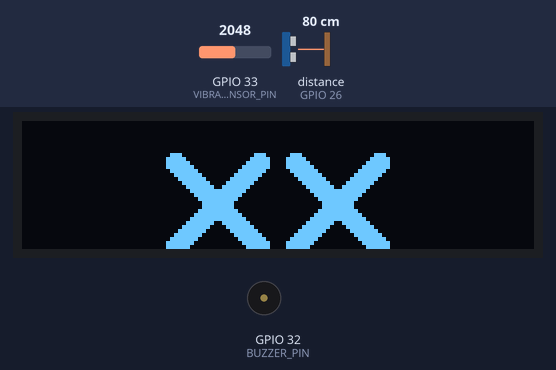
Recording of a sketch running on a simulated ESP32. Parts: 128×32 one-colour display, buzzer (waves = sounding). Wiring (inferred from the names in the program): ultrasonic range finder: trigger GPIO 25; echo GPIO 26. The test bench sets the inputs (shaded band); at power-on: GPIO 33 (VIBRATION_SENSOR_PIN) = 2048, distance to the obstacle (sensor on GPIO 26) 80 cm. The echo pulse lasts 58.3 µs per cm; random numbers use the default seed unless the sketch sets one; what the sketch prints to the serial monitor is not drawn.

Above: at 2.8 s.
2.9 s: GPIO 33 (VIBRATION_SENSOR_PIN) set to 4064
5.6 s: GPIO 33 (VIBRATION_SENSOR_PIN) set to 4095
At 6.95 s:
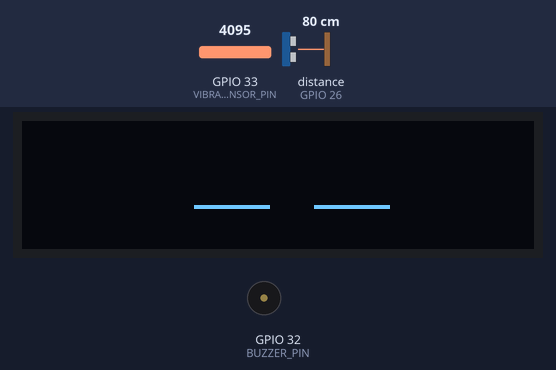
At 8.6 s:
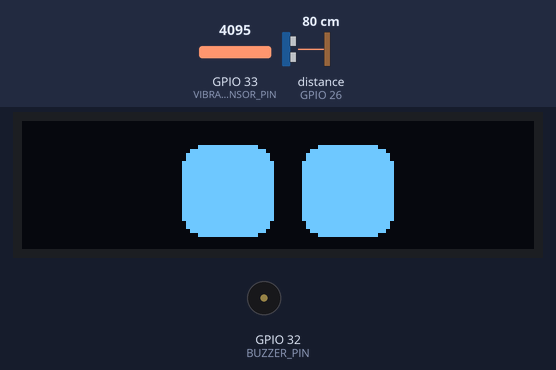
Timing chart, 0 to 10.1 s (numbered marks = the images above; inputs shaded):
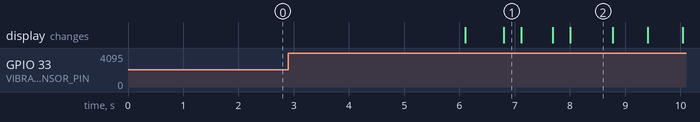

The sketch:

V2-ESP-struct-display-blink-eyes-sound-shake-distance.ino
```cpp
/**************************************************************************
 This is an example for our Monochrome OLEDs based on SSD1306 drivers

 This example is for a 128x32 pixel display using I2C to communicate
 3 pins are required to interface (two I2C and one reset).
 **************************************************************************/

/*
- Verze 2
	- Eye Structures Fixed, used.
	- Ne FreeRTOS

- Description:
	- Oci na displei, ktere mrkaji
	- pri mrknuti delaji zvuk.
	- Kdyz se zatrese, oci se zmeni na XX.
	- Distance sensor.

- Komponenty:
	- Distance sensor
	- Buzzer
	- Display
	- Vibration sensor

*/

#include <SPI.h>
#include <Wire.h>
#include <Adafruit_GFX.h>
#include <Adafruit_SSD1306.h>
#include <cstdlib>
#include <ctime>

#define SCREEN_WIDTH 128 // OLED display width, in pixels
#define SCREEN_HEIGHT 32 // OLED display height, in pixels

#define OLED_RESET     -1 // Reset pin # (or -1 if sharing Arduino reset pin)
#define SCREEN_ADDRESS 0x3C ///< See datasheet for Address; 0x3D for 128x64, 0x3C for 128x32
Adafruit_SSD1306 display(SCREEN_WIDTH, SCREEN_HEIGHT, &Wire, OLED_RESET);

#define VIBRATION_SENSOR_PIN 33
#define BUZZER_PIN 32

#define TRIG_PIN 25
#define ECHO_PIN 26


int vibration_sensor_reading;
bool shake_detected = false;


/*
 * Eye structures
*/
struct EyeShape {
	virtual ~EyeShape() = default;
  virtual void draw(u_int pos_x, u_int pos_y) = 0;
};

struct EyeShapeSquare : EyeShape
{
  private:
    u_int width;
    u_int height;
    u_int corner_radius;

  public:
	  EyeShapeSquare(u_int w, u_int h, u_int r) : width(w), height(h), corner_radius(r)
    {
      // Check that radius is not larger than half of side lenght.
      if(this->corner_radius > width/2 || this->corner_radius > height/2)
      {
        this->corner_radius = (width-1)/2;
      }
    }

    void draw(u_int pos_x, u_int pos_y) override
	  {
      // Y position needs adjustment, because square is drawn from its left top corner, and circle is from its middle.
      display.drawRoundRect(
        pos_x - this->width/2, pos_y - this->height/2,
        this->width, this->height,
        this->corner_radius,
        SSD1306_WHITE
      );
      display.fillRoundRect(
        pos_x - this->width/2, pos_y - this->height/2,
        this->width, this->height,
        this->corner_radius,
        SSD1306_INVERSE
      );
    }
};

struct EyeShapeCircle : EyeShape
{
  private:
    u_int radius;

  public:
    EyeShapeCircle(u_int radius) : radius(radius) {}

	  void draw(u_int pos_x, u_int pos_y) override
	  {
      display.drawCircle(pos_x, pos_y, this->radius, SSD1306_WHITE);
      display.fillCircle(pos_x, pos_y, this->radius, SSD1306_INVERSE);
    }
};

struct EyeShapeSleep : EyeShape
{
  private:
    u_int eye_width;

  public:
    EyeShapeSleep(u_int eye_width) : eye_width(eye_width + 2) {}

	  void draw(u_int pos_x, u_int pos_y) override
	  {
      // display.drawLine(pos_x - 12, pos_y, pos_x + 12, pos_y, SSD1306_WHITE);
      display.drawLine(pos_x - (this->eye_width / 2 - 4), pos_y, pos_x + (this->eye_width / 2 - 4), pos_y, SSD1306_WHITE);
    }

    void draw(u_int pos_x, u_int pos_y, u_int eye_width)
	  {
      display.drawLine(pos_x - (eye_width / 2 - 4), pos_y, pos_x + (eye_width / 2 - 4), pos_y, SSD1306_WHITE);
    }
};

struct EyeShapeBitmapX : EyeShape
{
  private:
    u_int bitmap_size;  // s*s pixels
    static const uint8_t EYE_X_BITMAP[] PROGMEM;

  public:
	  EyeShapeBitmapX()
    {
      this->bitmap_size = 26;
    }

    void draw(u_int pos_x, u_int pos_y) override
    {
      display.drawBitmap(
        pos_x - (this->bitmap_size / 2),
        pos_y / 2,
        this->EYE_X_BITMAP,
        this->bitmap_size, this->bitmap_size,
        1
      );
    }
};

// https://javl.github.io/image2cpp/
const uint8_t EyeShapeBitmapX::EYE_X_BITMAP[] PROGMEM = {
  // 'X_symbol, 26x26px
  0x70, 0x00, 0x03, 0x80, 0xf8, 0x00, 0x07, 0xc0, 0xfc, 0x00, 0x0f, 0xc0, 0xfe, 0x00, 0x1f, 0xc0,
  0x7f, 0x00, 0x3f, 0x80, 0x3f, 0x80, 0x7f, 0x00, 0x1f, 0xc0, 0xfe, 0x00, 0x0f, 0xe1, 0xfc, 0x00,
  0x07, 0xf3, 0xf8, 0x00, 0x03, 0xff, 0xf0, 0x00, 0x01, 0xff, 0xe0, 0x00, 0x00, 0xff, 0xc0, 0x00,
  0x00, 0x7f, 0x80, 0x00, 0x00, 0x7f, 0x80, 0x00, 0x00, 0xff, 0xc0, 0x00, 0x01, 0xff, 0xe0, 0x00,
  0x03, 0xff, 0xf0, 0x00, 0x07, 0xf3, 0xf8, 0x00, 0x0f, 0xe1, 0xfc, 0x00, 0x1f, 0xc0, 0xfe, 0x00,
  0x3f, 0x80, 0x7f, 0x00, 0x7f, 0x00, 0x3f, 0x80, 0xfe, 0x00, 0x1f, 0xc0, 0xfc, 0x00, 0x0f, 0xc0,
  0xf8, 0x00, 0x07, 0xc0, 0x70, 0x00, 0x03, 0x80
};

// Main EYE structure:
struct Eye
{
  private:
    u_int initial_pos_x;
    u_int initial_pos_y;
    u_int pos_x;
    u_int pos_y;
    struct EyeShape *eyeShape; // ◯, X, ─, ▢, ▭

  public:
    Eye(u_int init_pos_x, u_int init_pos_y, struct EyeShape *eyeShape) : initial_pos_x(init_pos_x), initial_pos_y(init_pos_y), eyeShape(eyeShape)
    {
      this->pos_x = initial_pos_x;
      this->pos_y = initial_pos_y;
    }

    void moveEye(int direction_x, int direction_y)
    {
      // TODO: Add boundaries check for display (display.height(), display.width())
      this->pos_x += direction_x;
      this->pos_y += direction_y;
    }

    void centerEye()
    {
      this->pos_x = this->initial_pos_x;
      this->pos_y = this->initial_pos_y;
    }

    void setEyeShape(struct EyeShape *eyeShape)
    {
      this->eyeShape = eyeShape;
    }

    void draw()
    {
	    this->eyeShape->draw(this->pos_x, this->pos_y);
    }

    void draw(u_int pos_x, u_int pos_y)
    {
	    this->eyeShape->draw(pos_x, pos_y);
    }

    void draw(u_int pos_x, u_int pos_y, struct EyeShape *eyeShape)
    {
	    eyeShape->draw(pos_x, pos_y);
    }

    void draw(struct EyeShape *eyeShape)
    {
      eyeShape->draw(this->pos_x, this->pos_y);
    }

    // If 2 eyes have different width, blink should reflect it and have also different width.
    // TLDR: Blink width should be eye's width.
    // void blink()
    // {
    //   self.draw(&sleepEye);
    // }
};


// struct EyesPair
// {
//   private:
//     u_int pos_x; // default center position x
//     u_int pos_y; // default center position y

//     struct EyeShape *leftEyeShape;
//     struct EyeShape *rightEyeShape;

//   public:
//     Eye(u_int pos_x, u_int pos_y) : pos_x(x), pos_y(y) {}

//     void draw()
//     {
// 	    this->leftEyeShape->draw(pos_x, pos_y);
//       this->rightEyeShape->draw(pos_x, pos_y);
//     }

//     void moveEyes(u_int direction_x, u_int direction_y)
//     {}
// };


// Calculate position for eyes and its attributes
// TODO: Add those into EyesPair class.
u_int eyesSpacing = 3;
u_int eyeWidth = 25;
// u_int eyeRadius = 13;
// u_int eyeWidth = circleEyeRadius * 2;
int eye_left_pos_x = display.width()/2 - eyeWidth/2 - eyesSpacing;
int eye_right_pos_x = display.width()/2 + eyeWidth/2 + eyesSpacing;
int eye_left_pos_y = display.height()/2;
int eye_right_pos_y = display.height()/2;

// Define Eye structures
struct EyeShapeCircle circleEye(eyeWidth/2);  // ●
struct EyeShapeSquare squareEye(eyeWidth, eyeWidth, 3);  // ◼
struct EyeShapeSquare squareEyeRounded(eyeWidth, eyeWidth, 7);  // ▢
struct EyeShapeSquare squareEyeCircled(eyeWidth, eyeWidth, eyeWidth/2);  // ●
struct EyeShapeSquare squareEyeNarrow(eyeWidth, eyeWidth/2, eyeWidth/4);  // ▬
struct EyeShapeBitmapX xEye;  // 🞭
struct EyeShapeSleep sleepEye(eyeWidth);  // or blink eye  // -

// Define Eyes and Set default Eyes shape:
struct Eye eyeLeft(eye_left_pos_x, eye_left_pos_y, &squareEyeRounded);
struct Eye eyeRight(eye_right_pos_x, eye_right_pos_y, &squareEyeRounded);


void setup()
{
  Serial.begin(9600);

  // SSD1306_SWITCHCAPVCC = generate display voltage from 3.3V internally
  if(!display.begin(SSD1306_SWITCHCAPVCC, SCREEN_ADDRESS)) {
    Serial.println(F("SSD1306 allocation failed"));
    for(;;); // Error: Don't proceed, loop forever.
  }

  // Clear the buffer
  display.clearDisplay();

  // BUZZER_PIN initialisation
  pinMode(BUZZER_PIN, OUTPUT);
  pinMode(VIBRATION_SENSOR_PIN, INPUT);

  // distance sensor initialisation
  pinMode(TRIG_PIN, OUTPUT);
  pinMode(ECHO_PIN, INPUT);
}


void loop()
{
  // Process vibration sensor
  vibration_sensor_reading = analogRead(VIBRATION_SENSOR_PIN);
  Serial.printf("Vibration value: %d\n", vibration_sensor_reading);

  if(vibration_sensor_reading < 4095)
  {
    shake_detected = true;
  }

  // Process Distance sensor
  digitalWrite(TRIG_PIN, LOW);
  delayMicroseconds(2);
  digitalWrite(TRIG_PIN,  HIGH);
  delayMicroseconds(10);
  digitalWrite(TRIG_PIN, LOW);

  const unsigned long duration = pulseIn(ECHO_PIN, HIGH);
  int distance = duration / 29 / 2;
  if(duration==0)
  {
    Serial.println("Warning: no pulse from sensor");
  }
  else
  {
    Serial.printf("Distance to nearest object: %d cm.\n", distance);
  }

  // Behave according to readings
  if(!shake_detected)
  {
    look_around_and_blink();
  }
  else
  {
    // If shaking detected, draw scared eyes: (X X)
    display.clearDisplay();
    eyeLeft.draw(&xEye);
    eyeRight.draw(&xEye);
    display.display();
    delay(2000);  // While shaking, keep this eyes
    shake_detected = false;
  }
}


void look_around_and_blink()
{
    display.clearDisplay();

    // Generate random position change for the eyes
    int rand_x_change = (rand() % 10) + 1 - 5;
    int rand_y_change = (rand() % 10) + 1 - 5;
    int rand_time = (rand() % 400) + 1 + 400;
    int rand_blink = (rand() % 3);

    // Randomly change slightly position of the eyes and draw them
    eyeLeft.moveEye(rand_x_change, rand_y_change);
    eyeRight.moveEye(rand_x_change, rand_y_change);
    eyeLeft.draw();
    eyeRight.draw();
    display.display();

    // Keep the eyes drawn on this position for random time
    delay(rand_time);

    if(rand_blink == 0)
    {
      // Known issues: TODO
      //    - blink eye je definovane s pevnou sirkou, ktera neodpovida oku, ktere mrka.
      // blink() {  # nebo jeste lip eyeLeft.blink()
      display.clearDisplay();
      eyeLeft.draw(&sleepEye);
      eyeRight.draw(&sleepEye);
      display.display();

      // Random range of sounds so it is not annoying.
      int blink_tone = (rand() % 40) + 470;
      tone(BUZZER_PIN, blink_tone, 3);  // Make sound when blinked
      // delay(3);
      noTone(BUZZER_PIN);
      delay(300);
    }

    // if(rand_blink == 1)
    // {
    //   display.clearDisplay();
    //   display.drawBitmap(
    //     (display.width()  - 128 ) / 2,
    //     (display.height() - 32) / 2,
    //     epd_bitmap, 128, 32, 1);
    //   display.display();
    //   delay(1000);
    // }

    // Move eyes back to the center
    eyeLeft.centerEye();
    eyeRight.centerEye();
}
```

Measured:
- the behaviour switches between 4094 and 4095 on GPIO 33 (VIBRATION_SENSOR_PIN) (found by bisection; images 0 and 1)
- after the input at 2.9 s, every drawn part: stays the same
- after the input at 5.6 s, the display: first changes after 0.50 s (image 1 shows a later state)
- what the display in image 2 shows lasts 0.8 s, from 8.0 s to 8.8 s
